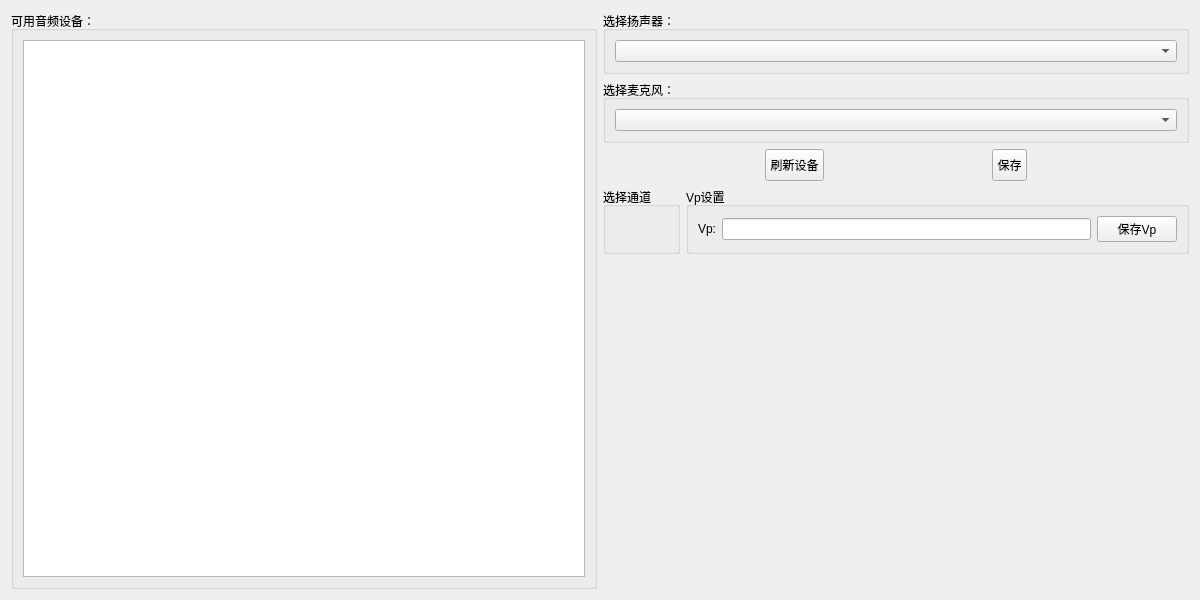
<?xml version="1.0" encoding="UTF-8"?>
<ui version="4.0">
 <class>Form</class>
 <widget class="QWidget" name="Form">
  <property name="geometry">
   <rect>
    <x>0</x>
    <y>0</y>
    <width>1200</width>
    <height>600</height>
   </rect>
  </property>
  <property name="windowTitle">
   <string>Form</string>
  </property>
  <layout class="QHBoxLayout" name="horizontalLayout_3">
   <item>
    <widget class="QGroupBox" name="groupBox_2">
     <property name="title">
      <string>可用音频设备：</string>
     </property>
     <layout class="QHBoxLayout" name="horizontalLayout_2">
      <item>
       <widget class="QTableView" name="tableView">
        <property name="sizePolicy">
         <sizepolicy hsizetype="Expanding" vsizetype="Expanding">
          <horstretch>0</horstretch>
          <verstretch>0</verstretch>
         </sizepolicy>
        </property>
       </widget>
      </item>
     </layout>
    </widget>
   </item>
   <item>
    <layout class="QVBoxLayout" name="verticalLayout">
     <item>
      <widget class="QGroupBox" name="groupBox">
       <property name="title">
        <string>选择扬声器：</string>
       </property>
       <layout class="QHBoxLayout" name="horizontalLayout_4">
        <item>
         <widget class="QComboBox" name="comboBox">
          <property name="sizePolicy">
           <sizepolicy hsizetype="Preferred" vsizetype="Preferred">
            <horstretch>0</horstretch>
            <verstretch>0</verstretch>
           </sizepolicy>
          </property>
         </widget>
        </item>
       </layout>
      </widget>
     </item>
     <item>
      <widget class="QGroupBox" name="groupBox_3">
       <property name="title">
        <string>选择麦克风：</string>
       </property>
       <layout class="QHBoxLayout" name="horizontalLayout_5">
        <item>
         <widget class="QComboBox" name="comboBox_2">
          <property name="sizePolicy">
           <sizepolicy hsizetype="Preferred" vsizetype="Preferred">
            <horstretch>0</horstretch>
            <verstretch>0</verstretch>
           </sizepolicy>
          </property>
         </widget>
        </item>
       </layout>
      </widget>
     </item>
     <item>
      <layout class="QHBoxLayout" name="horizontalLayout">
       <item>
        <widget class="QToolButton" name="refresh_devices">
         <property name="sizePolicy">
          <sizepolicy hsizetype="Fixed" vsizetype="Fixed">
           <horstretch>0</horstretch>
           <verstretch>0</verstretch>
          </sizepolicy>
         </property>
         <property name="styleSheet">
          <string notr="true">QToolButton {
    padding-top: 6px;
    padding-bottom: 3px;
}</string>
         </property>
         <property name="text">
          <string>刷新设备</string>
         </property>
        </widget>
       </item>
       <item>
        <widget class="QToolButton" name="save_all_button">
         <property name="sizePolicy">
          <sizepolicy hsizetype="Fixed" vsizetype="Fixed">
           <horstretch>0</horstretch>
           <verstretch>0</verstretch>
          </sizepolicy>
         </property>
         <property name="styleSheet">
          <string notr="true">QToolButton {
    padding-top: 6px;
    padding-bottom: 3px;
}</string>
         </property>
         <property name="text">
          <string>保存</string>
         </property>
        </widget>
       </item>
      </layout>
     </item>
     <item>
      <layout class="QHBoxLayout" name="horizontalLayout_6">
       <item>
        <widget class="QGroupBox" name="groupBox_4">
         <property name="minimumSize">
          <size>
           <width>0</width>
           <height>0</height>
          </size>
         </property>
         <property name="title">
          <string>选择通道</string>
         </property>
        </widget>
       </item>
       <item>
        <widget class="QGroupBox" name="groupBox_5">
         <property name="title">
          <string>Vp设置</string>
         </property>
         <layout class="QHBoxLayout" name="horizontalLayout_7">
          <item>
           <widget class="QLabel" name="vp_label">
            <property name="text">
             <string>Vp:</string>
            </property>
           </widget>
          </item>
          <item>
           <widget class="QLineEdit" name="vp_line_edit"/>
          </item>
          <item>
           <widget class="QPushButton" name="save_vp_button">
            <property name="text">
             <string>保存Vp</string>
            </property>
           </widget>
          </item>
         </layout>
        </widget>
       </item>
      </layout>
     </item>
     <item>
      <spacer name="verticalSpacer">
       <property name="orientation">
        <enum>Qt::Vertical</enum>
       </property>
       <property name="sizeHint" stdset="0">
        <size>
         <width>20</width>
         <height>40</height>
        </size>
       </property>
      </spacer>
     </item>
    </layout>
   </item>
  </layout>
 </widget>
 <resources/>
 <connections/>
</ui>
